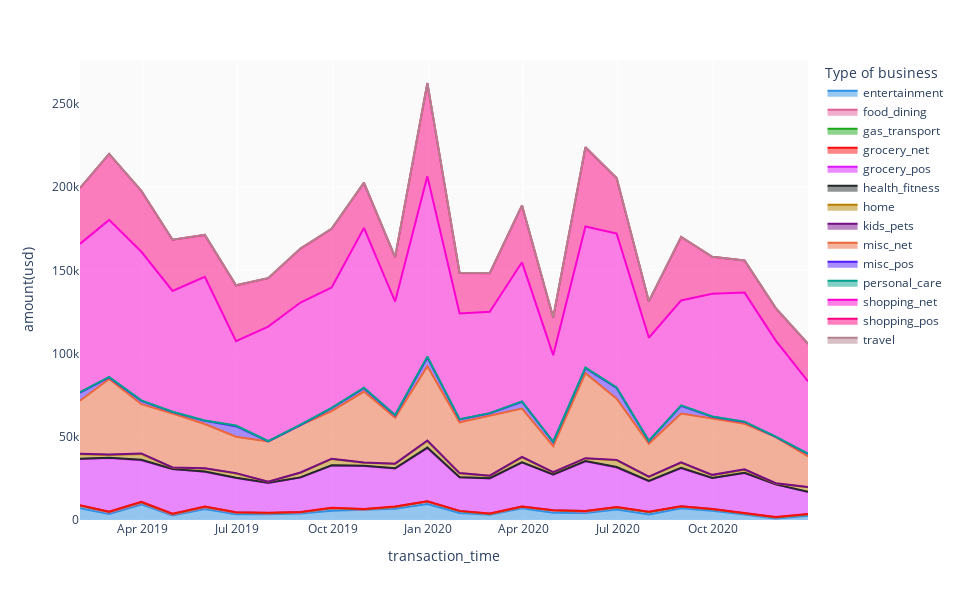

Notebook code cell kept with this figure:
### Code cell
df_ = df_train.groupby(by=[pd.Grouper(key="transaction_time", freq="1M"),
                           'is_fraud','category']).agg({"amount(usd)":'sum',"transaction_id":"count"}).reset_index()
fig = px.area(
    df_[df_.is_fraud==1],
    x='transaction_time',
    y='amount(usd)',
    color='category',
    color_discrete_sequence=px.colors.qualitative.Dark24
)

fig.update_layout(height=600,
                  width=960,
                  legend=dict(title='Type of business'),
                  plot_bgcolor='#fafafa'
                 )
fig.show();
